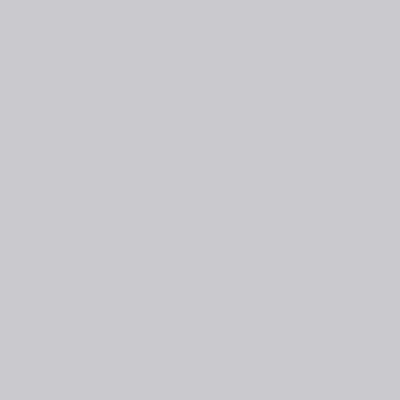
Frame 1 (no input)
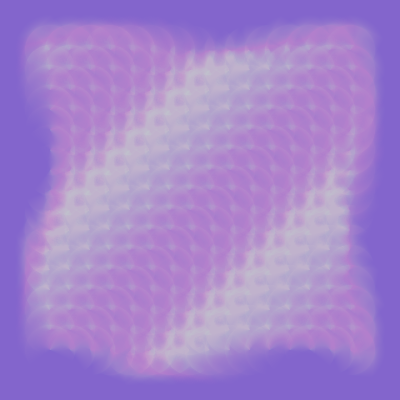
Frame 60 (the mouse pressed at the canvas centre just before this capture)
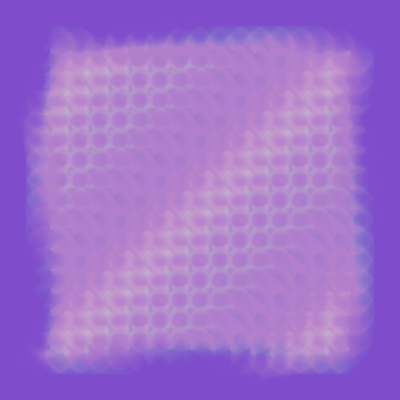
Frame 120 (the mouse held since frame 60 and released just before this capture)

The Processing sketch that drew these frames (run headless with seeded random() and noise(); from frame 60 on, the mouse is pressed at the canvas centre):

// Processing sketch: processing_60014
// ── processing_60014.pde

float rot =1;

void setup(){
  size(400,400);
  smooth();
  noStroke();
  //rectMode(CENTER);
  
}

void draw(){
  //background(0);
  fill(100,50,200,5);
  rect(0,0,width,height);
  fill(255,2);
  float x=0;
  while (x<8){
    float y =0;
    while(y<8){
      draw_rot_rect(50+x*40,50+y*40,25,rot+x+y );
      y+=0.5;
    }
    x+=0.5;
  }
  rot +=0.05;
}

void draw_rot_rect(float x, float y, int rect_size, float r){
  translate(x,y);
  rotate(r);
  rect (0,0,rect_size,rect_size);
  resetMatrix();
  
  
}
  
  
